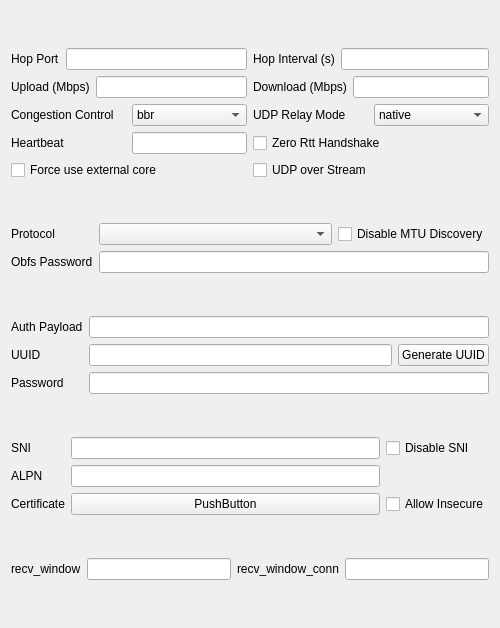
<?xml version="1.0" encoding="UTF-8"?>
<ui version="4.0">
 <class>EditQUIC</class>
 <widget class="QWidget" name="EditQUIC">
  <property name="geometry">
   <rect>
    <x>0</x>
    <y>0</y>
    <width>500</width>
    <height>628</height>
   </rect>
  </property>
  <property name="windowTitle">
   <string notr="true">EditHysteria</string>
  </property>
  <layout class="QVBoxLayout" name="verticalLayout">
   <item>
    <layout class="QGridLayout" name="upBox">
     <item row="3" column="0">
      <layout class="QHBoxLayout" name="heartbeatLay">
       <item>
        <widget class="QLabel" name="heartbeat_l">
         <property name="text">
          <string>Heartbeat</string>
         </property>
        </widget>
       </item>
       <item>
        <widget class="QLineEdit" name="heartbeat">
         <property name="sizePolicy">
          <sizepolicy hsizetype="Preferred" vsizetype="Fixed">
           <horstretch>0</horstretch>
           <verstretch>0</verstretch>
          </sizepolicy>
         </property>
        </widget>
       </item>
      </layout>
     </item>
     <item row="0" column="0">
      <layout class="QHBoxLayout" name="hopPortLay">
       <item>
        <widget class="QLabel" name="hopPort_l">
         <property name="text">
          <string>Hop Port</string>
         </property>
        </widget>
       </item>
       <item>
        <widget class="QLineEdit" name="hopPort"/>
       </item>
      </layout>
     </item>
     <item row="2" column="0">
      <layout class="QHBoxLayout" name="congestionControlLay">
       <item>
        <widget class="QLabel" name="congestionControl_l">
         <property name="text">
          <string>Congestion Control</string>
         </property>
        </widget>
       </item>
       <item>
        <widget class="QComboBox" name="congestionControl">
         <item>
          <property name="text">
           <string notr="true">bbr</string>
          </property>
         </item>
         <item>
          <property name="text">
           <string notr="true">cubic</string>
          </property>
         </item>
         <item>
          <property name="text">
           <string notr="true">new_reno</string>
          </property>
         </item>
        </widget>
       </item>
      </layout>
     </item>
     <item row="1" column="1">
      <layout class="QHBoxLayout" name="downloadMbpsLay">
       <item>
        <widget class="QLabel" name="downloadMbps_l">
         <property name="text">
          <string>Download (Mbps)</string>
         </property>
        </widget>
       </item>
       <item>
        <widget class="QLineEdit" name="downloadMbps"/>
       </item>
      </layout>
     </item>
     <item row="0" column="1">
      <layout class="QHBoxLayout" name="hopIntervalLay">
       <item>
        <widget class="QLabel" name="hopInterval_l">
         <property name="text">
          <string>Hop Interval (s)</string>
         </property>
        </widget>
       </item>
       <item>
        <widget class="QLineEdit" name="hopInterval"/>
       </item>
      </layout>
     </item>
     <item row="1" column="0">
      <layout class="QHBoxLayout" name="uploadMbpsLay">
       <item>
        <widget class="QLabel" name="uploadMbps_l">
         <property name="text">
          <string>Upload (Mbps)</string>
         </property>
        </widget>
       </item>
       <item>
        <widget class="QLineEdit" name="uploadMbps"/>
       </item>
      </layout>
     </item>
     <item row="2" column="1">
      <layout class="QHBoxLayout" name="udpRelayModeLay">
       <item>
        <widget class="QLabel" name="udpRelayMode_l">
         <property name="text">
          <string>UDP Relay Mode</string>
         </property>
        </widget>
       </item>
       <item>
        <widget class="QComboBox" name="udpRelayMode">
         <item>
          <property name="text">
           <string notr="true">native</string>
          </property>
         </item>
         <item>
          <property name="text">
           <string notr="true">quic</string>
          </property>
         </item>
        </widget>
       </item>
      </layout>
     </item>
     <item row="3" column="1">
      <widget class="QCheckBox" name="zeroRttHandshake">
       <property name="text">
        <string>Zero Rtt Handshake</string>
       </property>
      </widget>
     </item>
     <item row="4" column="1">
      <widget class="QCheckBox" name="uos">
       <property name="toolTip">
        <string notr="true">Requires sing-box server</string>
       </property>
       <property name="text">
        <string notr="true">UDP over Stream</string>
       </property>
      </widget>
     </item>
     <item row="4" column="0">
      <widget class="QCheckBox" name="forceExternal">
       <property name="text">
        <string>Force use external core</string>
       </property>
      </widget>
     </item>
    </layout>
   </item>
   <item>
    <layout class="QGridLayout" name="obfuscation">
     <item row="1" column="0">
      <widget class="QLabel" name="obfsPassword_l">
       <property name="text">
        <string>Obfs Password</string>
       </property>
      </widget>
     </item>
     <item row="0" column="0">
      <widget class="QLabel" name="hyProtocol_l">
       <property name="text">
        <string>Protocol</string>
       </property>
      </widget>
     </item>
     <item row="0" column="1">
      <layout class="QHBoxLayout" name="horizontalLayout_2">
       <item>
        <widget class="QComboBox" name="hyProtocol"/>
       </item>
       <item>
        <widget class="QCheckBox" name="disableMtuDiscovery">
         <property name="sizePolicy">
          <sizepolicy hsizetype="Maximum" vsizetype="Fixed">
           <horstretch>0</horstretch>
           <verstretch>0</verstretch>
          </sizepolicy>
         </property>
         <property name="text">
          <string>Disable MTU Discovery</string>
         </property>
        </widget>
       </item>
      </layout>
     </item>
     <item row="1" column="1">
      <widget class="QLineEdit" name="obfsPassword"/>
     </item>
    </layout>
   </item>
   <item>
    <layout class="QGridLayout" name="authentication">
     <item row="2" column="1" colspan="2">
      <widget class="QLineEdit" name="password"/>
     </item>
     <item row="2" column="0">
      <widget class="QLabel" name="password_l">
       <property name="sizePolicy">
        <sizepolicy hsizetype="Maximum" vsizetype="Preferred">
         <horstretch>0</horstretch>
         <verstretch>0</verstretch>
        </sizepolicy>
       </property>
       <property name="text">
        <string>Password</string>
       </property>
      </widget>
     </item>
     <item row="0" column="0">
      <widget class="QLabel" name="authPayload_l">
       <property name="sizePolicy">
        <sizepolicy hsizetype="Maximum" vsizetype="Preferred">
         <horstretch>0</horstretch>
         <verstretch>0</verstretch>
        </sizepolicy>
       </property>
       <property name="text">
        <string>Auth Payload</string>
       </property>
      </widget>
     </item>
     <item row="1" column="1">
      <widget class="QLineEdit" name="uuid"/>
     </item>
     <item row="1" column="2">
      <widget class="QPushButton" name="uuidgen">
       <property name="text">
        <string>Generate UUID</string>
       </property>
      </widget>
     </item>
     <item row="1" column="0">
      <widget class="QLabel" name="uuid_l">
       <property name="text">
        <string notr="true">UUID</string>
       </property>
      </widget>
     </item>
     <item row="0" column="1" colspan="2">
      <widget class="QLineEdit" name="authPayload"/>
     </item>
    </layout>
   </item>
   <item>
    <layout class="QGridLayout" name="TLS" rowstretch="0,0,0">
     <item row="2" column="0">
      <widget class="QLabel" name="certificate_l">
       <property name="text">
        <string>Certificate</string>
       </property>
      </widget>
     </item>
     <item row="2" column="1">
      <widget class="QPushButton" name="certificate">
       <property name="text">
        <string notr="true">PushButton</string>
       </property>
      </widget>
     </item>
     <item row="1" column="1">
      <widget class="QLineEdit" name="alpn"/>
     </item>
     <item row="0" column="2">
      <widget class="QCheckBox" name="disableSni">
       <property name="text">
        <string>Disable SNI</string>
       </property>
      </widget>
     </item>
     <item row="0" column="1">
      <widget class="QLineEdit" name="sni"/>
     </item>
     <item row="1" column="0">
      <widget class="QLabel" name="alpn_l">
       <property name="text">
        <string notr="true">ALPN</string>
       </property>
      </widget>
     </item>
     <item row="0" column="0">
      <widget class="QLabel" name="sni_l">
       <property name="text">
        <string>SNI</string>
       </property>
      </widget>
     </item>
     <item row="2" column="2">
      <widget class="QCheckBox" name="allowInsecure">
       <property name="text">
        <string>Allow Insecure</string>
       </property>
      </widget>
     </item>
     <item row="1" column="2">
      <spacer name="alpn_sp">
       <property name="orientation">
        <enum>Qt::Orientation::Horizontal</enum>
       </property>
       <property name="sizeType">
        <enum>QSizePolicy::Policy::Maximum</enum>
       </property>
       <property name="sizeHint" stdset="0">
        <size>
         <width>40</width>
         <height>20</height>
        </size>
       </property>
      </spacer>
     </item>
    </layout>
   </item>
   <item>
    <layout class="QHBoxLayout" name="flowControlWindow">
     <item>
      <widget class="QLabel" name="streamReceiveWindow_l">
       <property name="text">
        <string notr="true">recv_window</string>
       </property>
      </widget>
     </item>
     <item>
      <widget class="QLineEdit" name="streamReceiveWindow"/>
     </item>
     <item>
      <widget class="QLabel" name="connectionReceiveWindow_l">
       <property name="text">
        <string notr="true">recv_window_conn</string>
       </property>
      </widget>
     </item>
     <item>
      <widget class="QLineEdit" name="connectionReceiveWindow"/>
     </item>
    </layout>
   </item>
  </layout>
 </widget>
 <tabstops>
  <tabstop>hopPort</tabstop>
  <tabstop>hopInterval</tabstop>
  <tabstop>uploadMbps</tabstop>
  <tabstop>downloadMbps</tabstop>
  <tabstop>congestionControl</tabstop>
  <tabstop>udpRelayMode</tabstop>
  <tabstop>heartbeat</tabstop>
  <tabstop>zeroRttHandshake</tabstop>
  <tabstop>forceExternal</tabstop>
  <tabstop>uos</tabstop>
  <tabstop>hyProtocol</tabstop>
  <tabstop>disableMtuDiscovery</tabstop>
  <tabstop>obfsPassword</tabstop>
  <tabstop>authPayload</tabstop>
  <tabstop>uuid</tabstop>
  <tabstop>uuidgen</tabstop>
  <tabstop>password</tabstop>
  <tabstop>sni</tabstop>
  <tabstop>disableSni</tabstop>
  <tabstop>alpn</tabstop>
  <tabstop>certificate</tabstop>
  <tabstop>allowInsecure</tabstop>
  <tabstop>streamReceiveWindow</tabstop>
  <tabstop>connectionReceiveWindow</tabstop>
 </tabstops>
 <resources/>
 <connections/>
</ui>
